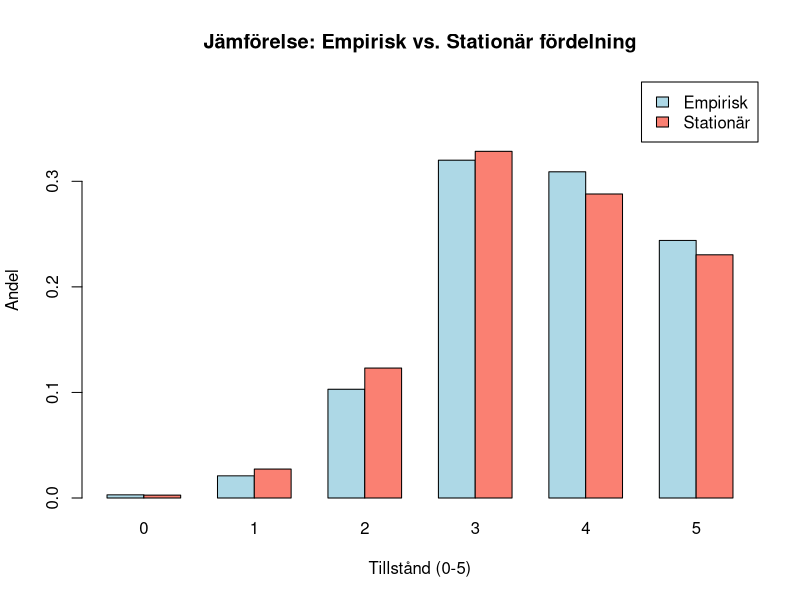

Here is the R script that generated this plot:
## ---- chunk 1
P <- matrix(c(0, 0, 0, 0.4, 0, 0.6,
              0.1, 0.1, 0, 0.4, 0, 0.4,
              0, 0.2, 0.2, 0.3, 0, 0.3,
              0, 0, 0.3, 0.5, 0, 0.2,
              0, 0, 0, 0.4, 0.6, 0,
              0, 0, 0, 0, 0.5, 0.5),
            nrow = 6,
            ncol = 6,
            byrow = TRUE)
## ---- chunk 2
# Funktion för att beräkna A^n, dvs. övergångsmatrisen efter n steg.
# Vi börjar med identitetsmatrisen (nollstegs övergång) och multiplicerar sedan A n gånger.
mpow <- function(A, n) {
resultat <- diag(nrow(A))
potens <- n
while (potens > 0) {
resultat <- A %*% resultat
potens <- potens - 1
}
return(resultat)
}
## ---- chunk 3

Res <- mpow(P,4)
Res2 <- mpow(P,7)
Res3 <- mpow(P,14)
Res4 <- mpow(P,90)

# Läs av sannolikhetsfördelningen för tillstånd 5 (rad 6)
Res[6,] #a)
Res2[6,] #b)
Res3[6,] #c)
Res4[6,] #d)
## ---- chunk 4
# Rad 3 för tillstånd 2
print(Res[3,]) #a)
print(Res2[3,]) #b)
print(Res3[3,]) #c)
print(Res4[3,]) #d)
## ---- chunk 5
# Funktion som kontrollerar om alla rader i en matris är lika (upp till d 
# decimaler)
rows_equal <- function(A, d = 4) {
  A_new <- trunc(A * 10^d)  # Multiplicera med 10^d och ta heltalsdelen
  for (k in 2:nrow(A_new)) {
    # Jämför rad 1 med övriga rader
    if (!all(A_new[1, ] == A_new[k, ])) {
      return(FALSE)
    }
  }
  return(TRUE)  # Alla rader är lika
}

# Funktion som jämför två matriser elementvis med precision d
matrices_equal <- function(A, B, d = 4) {
  A_new <- trunc(A * 10^d)
  B_new <- trunc(B * 10^d)
  return(all(A_new == B_new))
}

# Funktion för att hitta det minsta n där P^n konvergerar enligt kriterierna:
# - P^n och P^(n+1) ska vara lika upp till d decimaler
# - Alla rader i P^n ska vara identiska
find_convergence <- function(P, max_iter = 1000, d = 4) { # Kör med n = 1000
  n <- 1
  while (n <= max_iter) {
    P_n <- mpow(P, n)         # Beräkna P^n
    P_n_plus_1 <- mpow(P, n + 1)  # Beräkna P^(n+1)
    
    # Om båda villkoren är uppfyllda, skriv ut konvergensn och returnera n
    if (matrices_equal(P_n, P_n_plus_1, d) && rows_equal(P_n, d)) {
      cat("Konvergens uppnådd vid n =", n, "\n")
      cat("En rad i P^n (med", d, "decimalers noggrannhet):\n")
      print(round(P_n[1, ], d))  # Skriv ut en rad (alla är lika)
      return(n)
    }
    n <- n + 1  # Öka n och fortsätt leta
  }
  cat("Ingen konvergens hittades inom", max_iter, "iterationer.\n")
  return(NA)
}

find_convergence(P)

## ---- chunk 6
# Antalet tillstånd
n <- nrow(P)

# Identitetsmatris
I <- diag(n)

# Vi vill lösa:  pi(I - P) = 0
# Om vi transponerar får vi: (I - P)^T * pi^T = 0.
# Vi ställer därför upp koefficientmatrisen A för att qr.solve ska fungera:
A <- t(I - P)

# Lägg till normaliseringsvillkoret: pi0 + pi1 + ... + pi5 = 1
A <- rbind(A, rep(1, n)) # "bindar" en extra ekvation för att vi ska få en unik 
#lösning
b <- c(rep(0, n), 1)

# Lös systemet med qr.solve 
pi_stationary <- qr.solve(A, b)

cat("Stationära fördelningen (lösning av pi = pi P) är:\n")
print(round(pi_stationary, 9))
## ---- chunk 7
# Simuleringsfunktion för Markovkedjan
simulate_chain <- function(P, init, n_steps) {
  # init: initialt tillstånd (här: 5)
  # Eftersom tillstånden är 0, 1, 2, 3, 4, 5 så måste vi tänka på att
  # R-indexeringen börjar vid 1, dvs. tillstånd 5 motsvarar index 6.
  states <- numeric(n_steps)
  states[1] <- init
  for (i in 2:n_steps) {
    # Hämta nuvarande tillstånd, omvandla till index (tillstånd + 1)
    current <- states[i - 1] + 1
    # Välj nästa tillstånd baserat på övergångssannolikheterna
    states[i] <- sample(0:5, size = 1, prob = P[current, ])
  }
  return(states)
}
## ---- chunk 8
set.seed(123)

# Simulera kedjan under 1000 dagar med start i tillstånd 5
chain <- simulate_chain(P, init = 5, n_steps = 1000)

# Räkna hur många gånger varje tillstånd inträffar
empirical_counts <- table(chain)
# Omvandla räkningen till en andelsfördelning
empirical_distribution <- empirical_counts / length(chain)

# För att jämföra med den stationära fördelningen (pi_stationary) säkerställer vi att båda vektorerna har samma ordning (tillstånd 0-5)
states <- 0:5
names(empirical_distribution) <- states
names(pi_stationary) <- states

# Skapa en matris där varje kolumn representerar ett tillstånd och raderna de två fördelningarna
comparison_matrix <- rbind("Empirisk" = empirical_distribution, 
                             "Stationär" = round(pi_stationary, 4)) # 4 decimaler verkar ge rimlig diagram

# Rita ett stapeldiagram med staplar sida vid sida (beside = TRUE)
barplot(comparison_matrix, beside = TRUE, 
        col = c("lightblue", "salmon"),
        main = "Jämförelse: Empirisk vs. Stationär fördelning",
        xlab = "Tillstånd (0-5)", 
        ylab = "Andel",
        ylim = c(0, max(comparison_matrix) * 1.2),
        legend.text = TRUE,
        args.legend = list(x = "topright"))
## ---- chunk 9
# Hitta alla index i chain där maskinen är i tillstånd 5
indices <- which(chain == 5)
# Uteslut dag 1 (för vilken vi inte har någon föregående dag)
indices <- indices[indices > 1]

# Räkna antalet gånger där dagen innan var tillstånd 1
count_prev1 <- sum(chain[indices - 1] == 1)

# Beräkna den empiriska sannolikheten:
empirical_prob <- count_prev1 / length(indices)

cat("Empirisk sannolikhet P(X_(n-1)=1 | X_n=5):", round(empirical_prob, 4), "\n")

## ---- chunk 10
# Sannolikheten att gå från tillstånd 1 till 5 (rad 2, kolumn 6 i P)
p_1_to_5 <- P[2, 6]

# Hämta stationära sannolikheter från pi_stationary
pi_state1 <- pi_stationary[2]
pi_state5 <- pi_stationary[6]

# Använd Bayes formel:
theoretical_prob <- (p_1_to_5 * pi_state1) / pi_state5

cat("Teoretisk sannolikhet P(X_(n-1)=1 | X_n=5) enligt Bayes:", round(theoretical_prob, 4), "\n")

